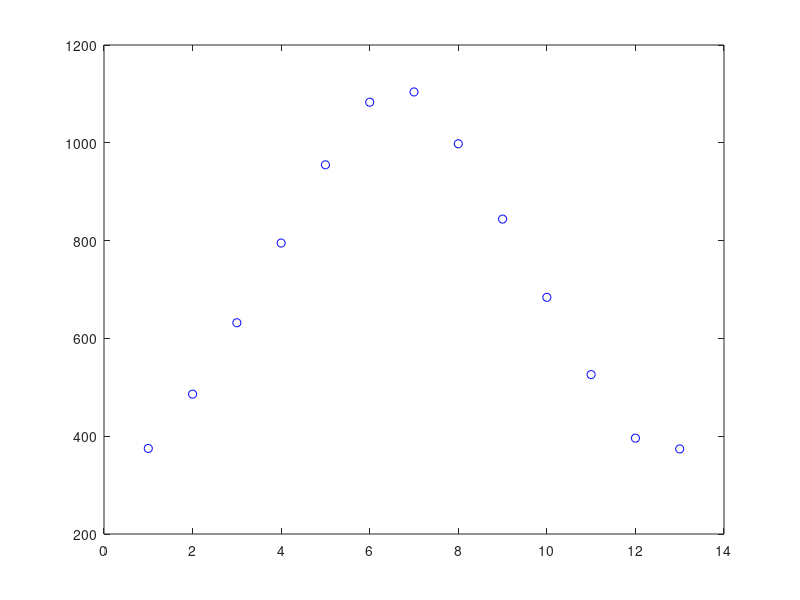
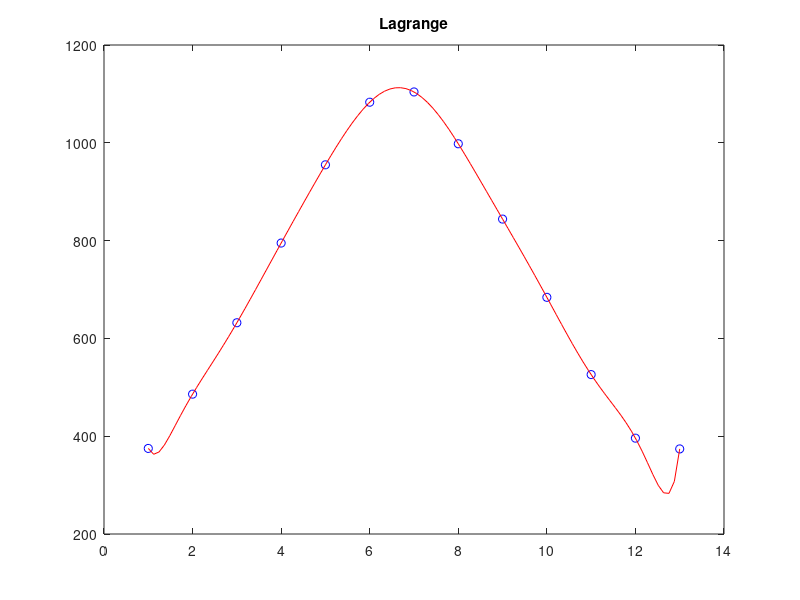
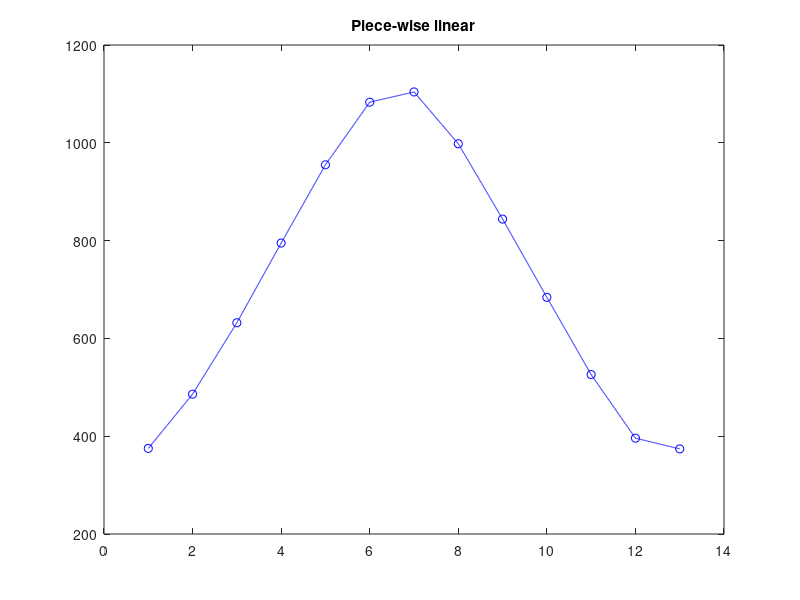
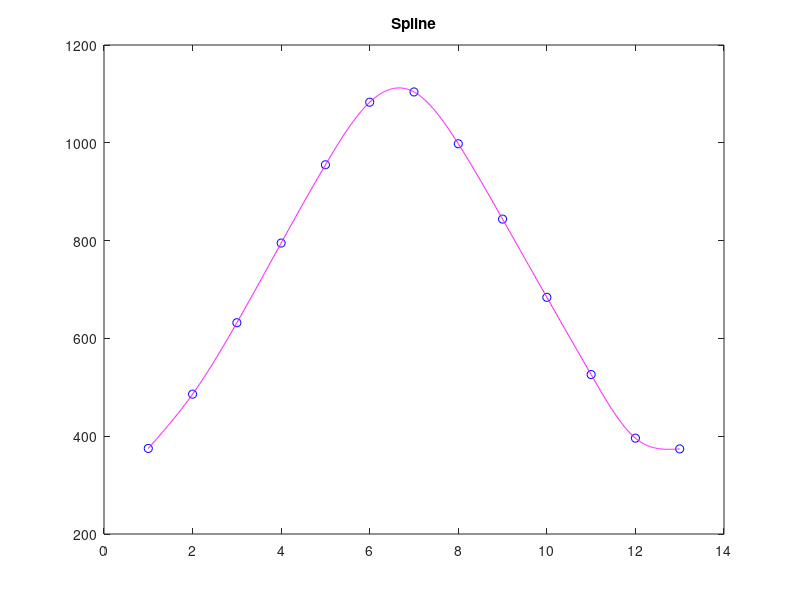

The MATLAB script that drew these images, in order:
clc; clear all; close all;

date = 1:13;
hour = [6, 8, 10, 13, 15, 18, 18, 16, 14, 11, 8, 6, 6];
minutes = [15,6,32,15,55,3,24,38,4,24,46,36,14];
time = 60.*hour + minutes;
figure(1); plot(date, time, 'bo')

% A. Interpolationspolynom genom samtliga punkter.

% Lagrange-interpolation:
coefficient_list = ones(13,1);
denominator_list = ones(13,1);
% calculate the coefficients
for coefficient = 1:13  % läsbar kod! Med for-loopens counters namn.
    % ignore (x - x_first) termen. Den tar vi i interpolationsfunktionen.
    % numerator = 1; actually, skip the numerator entierly.
    denominator = 1;
    for month = 1:13
        if month == coefficient
            continue
        end
        denominator = denominator * (date(coefficient) - date(month));
    end
    denominator_list(coefficient) = denominator;
end

% Creating the Lagrange interpolating polynomial function by adding terms.
denom = denominator_list;   % for shorter names.
L_p = @(x) 0;
for k = 1:13
    coefficient = @(x) 1;
    for j = 1:13
        if k == j   % skip the term if it is equal to the x(index) thing.
            continue
        end
        coefficient = @(x) coefficient(x) .* (x - date(j));
    end
    L_p = @(x) L_p(x) + time(k) .* coefficient(x) ./ denom(k);
end
% L_p(months)==time;%interpolationspolynomet överlappar med alla punkter!.
X = linspace(1,13);
figure(2); plot(date, time, 'bo'); hold on; title("Lagrange")
plot(X, L_p(X), 'r-')   % Så vackert .... fast Runges fenomen uppkommer i
                        % ändpunkterna. Det är därför vi har Splines-
                        % approximationer.

% B. Piece-wise linear interpolation.
months = date;
cell_array_of_terms = {};
for data_point = 1:13 - 1   % this is like a question of fence posts and
                            % fences. 13 posts, 12 fence sections.
    % same thing as before, we're adding terms together
    % term = @(x) 0;
    
    % stuff we need for a linear interpolation
    y0 = time(data_point);
    y1 = time(data_point + 1);
    x0 = months(data_point);
    x1 = months(data_point + 1);

    % finding gradient through difference quotient
    gradient = (y1 - y0) / (x1 - x0);   % finite approximation of the
                                        % derivative at (x0, y0)

    term = @(x) gradient .* (x - x0);
    cell_array_of_terms(end + 1) = {term};
end

c_a_o_t = cell_array_of_terms;
% let's glue our piecewise function together! Attempt with "syms" package.
%syms x
%Linear_interpolation = piecewise(months(1) <= x <= months(2), c_a_o_t{1}, ...
%    months(2) < x <= months(3), c_a_o_t{2}, ...
%    months(3) < x <= months(4), c_a_o_t{3}, ...
%    months(4) < x <= months(5), c_a_o_t{4}, ...
%    months(5) < x <= months(6), c_a_o_t{5}, ...
%    months(6) <= x <= months(7), c_a_o_t{6}, ...
%    months(7) <= x <= months(8), c_a_o_t{7}, ...
%    months(8) <= x <= months(9), c_a_o_t{8}, ...
%    months(9) <= x <= months(10), c_a_o_t{9}, ...
%    months(10) <= x <= months(11), c_a_o_t{10}, ...
%    months(11) <= x <= months(12), c_a_o_t{11}, ...
%    months(12) <= x <= months(13), c_a_o_t{12});
% hold on;
% fplot(Linear_interpolation)
% note... this *sort of works, but it becomes a zig-zag near on the x-axis
% since at the end of every x-interval the fuction value drops back to 0.

% Syms package was difficult, or rather it was odd. Let's try gluing
% vectors together instead.

x_vector = [];
y_vector = [];

for point = 1:length(time) - 1  % until the end of time ...
    x_interval = months(point) : .001 : months(point + 1);   % exes.
    y_interval = time(point) + c_a_o_t{point}(x_interval);
    x_vector = [x_vector x_interval];
    y_vector = [y_vector y_interval];
end
figure(3); plot(date, time, 'bo'); hold on; title("Piece-wise linear")
plot(x_vector, y_vector, 'b-');

x_vector;   % for Lagrange
y_vector;   % for Lagrange
% Random notes on cell arrays in general since I'm using them to store
% function handles: if c = {@(x) x @(x x.^2}, then c(1) accesses the first
% element (which is a cell array) {@(x)x} and c{1} accesses the *element*
% of the first array @(x)x.

% C. Splines approximation through every point. Cubic splines? Probably.
% Interesting note: "Linear Spline" is like piece-wise linear
%                   interpolation. Technically a Splines approximation.
% Notes: If a polynomial approximation has matching zeroths, first, and
% second derivatives at the satisfied data points, then the approximation
% is a cubic spline. "A cubic spline S(x) is a set of cubic polnomials" <-.
% There are three coefficients to be calculated for each S(X) = ax^2+bx+c.
% Terminology: "natural" cublic splines have inflection points at the ends.
% s1_pp(x1) = 0 and Sn_minus_1(xn) = 0. End conditions are conditions such
% as these. With these end-conditions, we have gone from having to solve
% 3n - 5 linears in 3n - 3 unknowns, to having m = 3n - 3 equations and
% unknowns.

%What's a diagonally dominant coefficient matrix? Mostly diagonally sparse?

% Looking at the code in Sauer page 172 for inspiration:
% define the deltas n' shit
n = length(months);
v1 = 0; vn = 0; % are these the natural spline conditions?
A = zeros(n,n); % n times n coefficient matrix (not like c-array, but... M)
r = zeros(n,1); % the resulting vector... leading and trailing zeros reman.
dx = []; dy = [];
for k = 1: n - 1
    dx(k) = months(k+1) - months(k); dy(k) = time(k+1) - time(k);
end
% load the matrix
for k = 2:n-1   % they call this "Load the A matrix". Think factorio carts!
    A(k, k-1:k+1) = [dx(k-1), 2*(dx(k-1) + dx(k)), dx(k)];  % k:th row,
                                            % the three columns indicated.
    % load the resulting vector while you're at it.
    r(k) = 3*(dy(k)/dx(k) - dy(k-1)/dx(k-1));
end
% natural spline conditions
A(1,1) = 1; A(n,n) = 1;

coeff = zeros(n,3);
coeff(:,2) = A\r;
for k = 1:n-1   % I wondered why they had three columns: the d's and be b's
    coeff(k,3) = (coeff(k+1, 2) - coeff(k,2)) / (3*dx(k));  % d's
    coeff(k,1) = dy(k) / dx(k) - dx(k) * (2*coeff(k, 2) + coeff(k+1, 2))/3;
    % they use the d's to find the b's. Ignore that completely please.
end
coeff = coeff(1:n-1, 1:3);  % for some reason, they strip the very last line.
x = months; y = time; k = 100; n = length(x); x1 = []; y1 = [];
% k is number of plotted points.
for i = 1:n-1
    xs= linspace(x(i), x(i+1), k + 1);
    dx = xs - x(i);
    ys = coeff(i,3)*dx; % Sauer: evaluate using nested multipl.
    ys = (ys + coeff(i,2)) .* dx;   
    ys = (ys + coeff(i, 1)) .* dx+y(i);
    x1 = [x1; xs(1:k)']; y1 = [y1;ys(1:k)'];
end
hold on;
x1 = [x1; x(end)]; y1 = [y1; y(end)]; 
figure(4); plot(date, time, 'bo'); hold on; title("Spline");
plot(x1, y1, 'm-')

% Ok, so note: I kind of understand how the coefficients are calculated.
% I have not taken the time to meditate over the fact that this for loop
% containing nested multiplication actually produces my intepolating valus.

% D. Ett andragradspolynom endast med data från 1 juni till 1 agusti.
% Detta motsvarar x(6), x(7), x(8).

X =  x(6:8)'; Y = y(6:8)'; A = [X(1)^2,X(1),1;X(2)^2,X(2),1;X(3)^2,X(3),1];
c = A \ Y;
hold on;
T = linspace(x(1), x(end));
figure(5); plot(date, time, 'bo'); hold on; title("Quad June to August");
plot(T, c(1)*T.^2 + c(2)*T + c(3), 'g-')

% There's a complicated MATLAB code provided on p.172 of Sauer's book
% for calculating the spline coefficients. I should go now, but maybe do
% some of the 3.4 excercises to get a feel for spline conditions and stuff.


% E. Same as in D but now with a least squares approximation from April to
% September. x(4:9)
X = x(4:9)'; Y = y(4:9)'; squared_terms = X.^2; linear_terms = X;
constant_terms = ones(length(X), 1);
A = [squared_terms linear_terms constant_terms];
c = A \ Y;
figure(6); plot(date, time, 'bo'); hold on; title("LSQ quad Apr. 2 Sept.");
plot(T, c(1)*T.^2 + c(2)*T + c(3), 'y-')

% F. Same as D and E but now with all data points.

X = x'; Y = y'; squared_terms = X.^2; linear_terms = X;
constant_terms = ones(length(X), 1);
A = [squared_terms linear_terms constant_terms];
c = A \ Y;
hold on;
figure(7); plot(date, time, 'bo'); hold on; title("LSQ quad all points");
plot(T, c(1)*T.^2 + c(2)*T + c(3), 'k-')

% G. c1 + c2*cos(w*x) + c3*sin(w*x), w = 2*pi / 365, through all points.
omega = 2*pi / 365;
sinus_terms = sin(X.*omega); cosine_terms = cos(X.*omega);
constant_terms = ones(length(X), 1);
A = [constant_terms cosine_terms sinus_terms];
c = A \ Y;
figure(8); plot(date, time, 'bo'); hold on; title("Trig. all points");
plot(T, c(1) + c(2)*cos(T.*omega) + c(3)*sin(T.*omega), 'r-')
